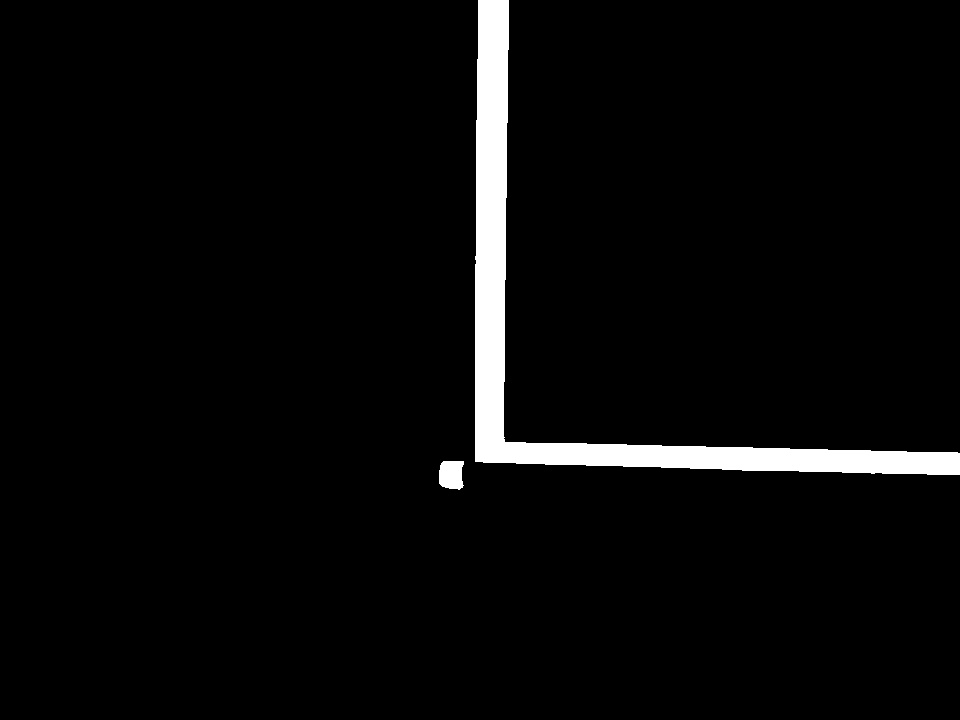
#> input picture picture.jpg, 960 x 720 px
$ python demo.py
#> lines starting #> are read from the running program, lines starting #| are printed output that depends on the picture
# UI demo

# external libs
import cv2
import numpy as np

# get image, desaturize and detect lines
disp = cv2.imread("picture.jpg")
#> disp is the input picture: shape (720, 960, 3); min 0, max 255, mean 9.2
# image = cv2.cvtColor(img, cv2.COLOR_BGR2GRAY)
# ret, detected = cv2.threshold(image, 50, 255, cv2.THRESH_BINARY_INV)

# create a color copy for pretty view
# disp = cv2.cvtColor(detected, cv2.COLOR_GRAY2BGR)

# create HUD - stage 1
cv2.rectangle(disp, (0, 240), (960, 480), (0, 255, 0), 2)
cv2.rectangle(disp, (360, 0), (600, 720), (0, 0, 255), 2)

# create HUD - stage 2
cv2.putText(disp, f'Battery: 0%', (30, 30), cv2.FONT_HERSHEY_COMPLEX, 1.0, (255, 255, 255))
cv2.putText(disp, f'State: DroneState.DetectCenter', (30, 60), cv2.FONT_HERSHEY_COMPLEX, 1.0, (255, 255, 255))
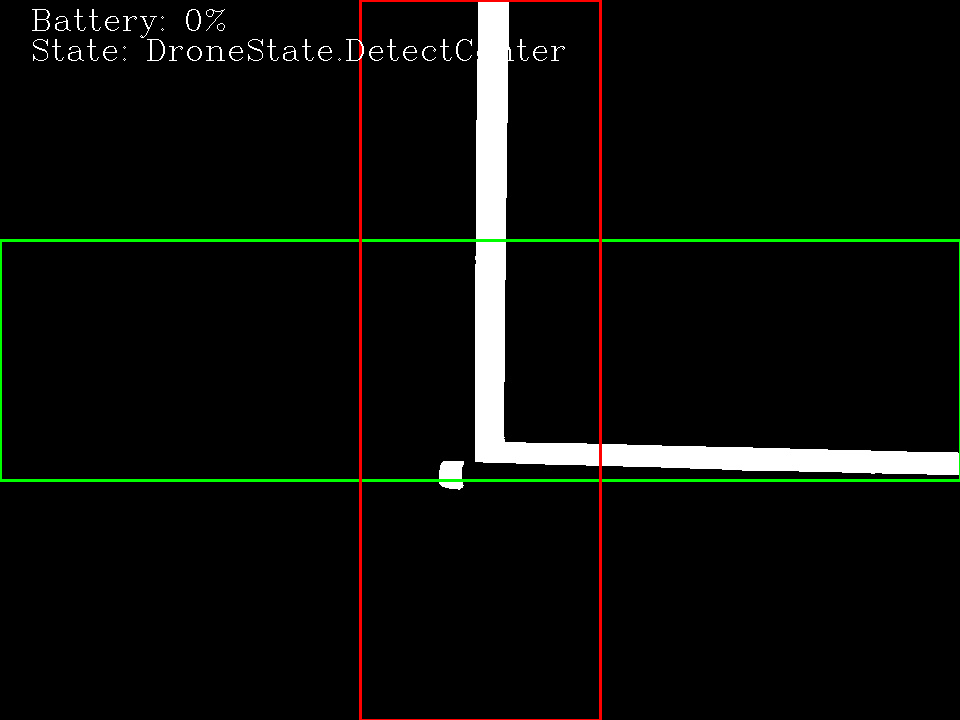
#> disp: shape (720, 960, 3); mean B, G, R 9.9, 12.3, 11.8

# show view
cv2.imshow('Tello feed', disp)
cv2.waitKey(0)

# when finished with main lopp
cv2.destroyAllWindows()
